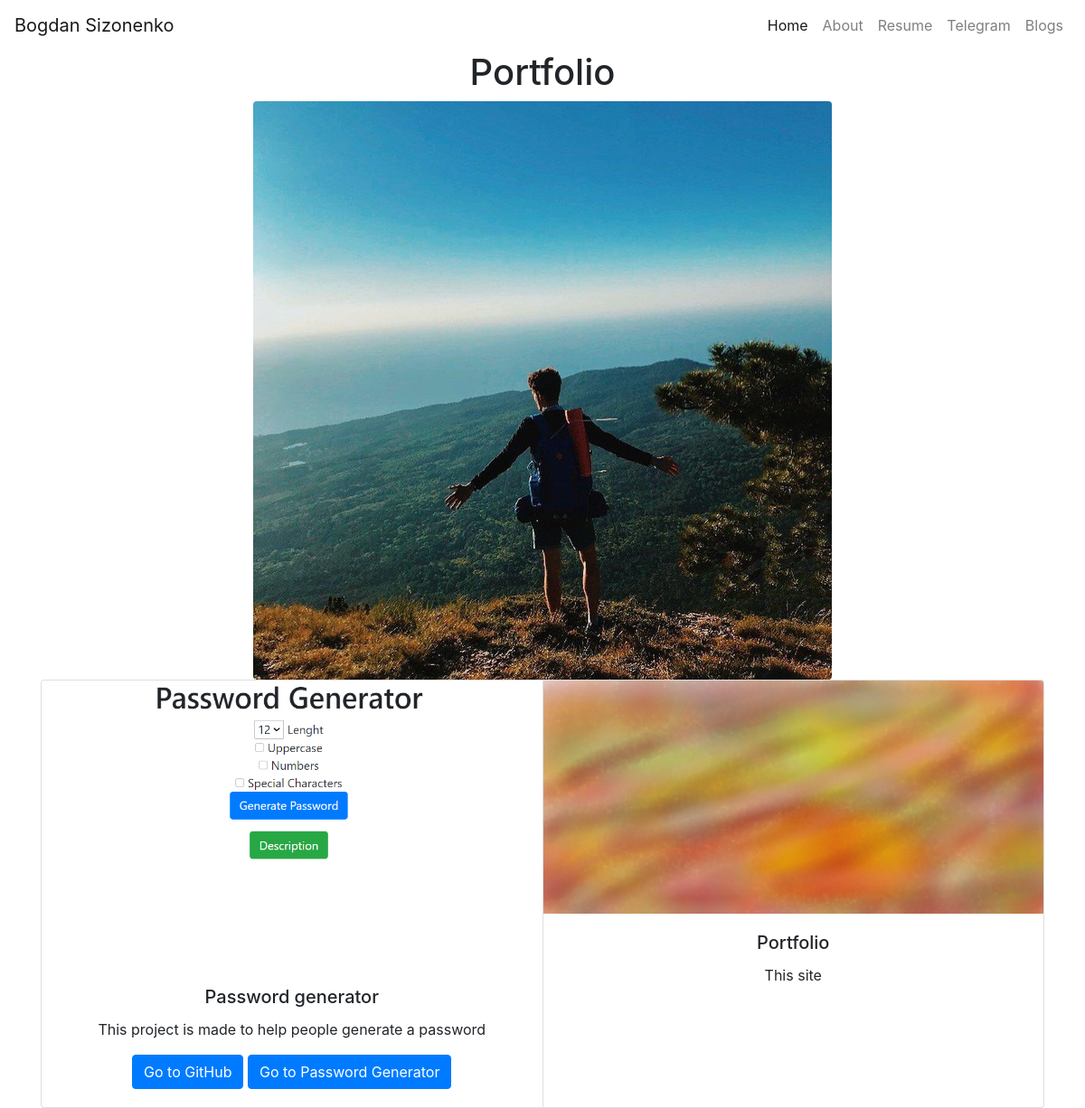
The page / on the database its author committed.
### portfolio/models.py (models this page shows, shortened)
class Project(models.Model):
    title = models.CharField(max_length=100)
    description = models.CharField(max_length=250)
    image = models.ImageField(upload_to='portfolio/images/')
    url = models.URLField(blank=True)

### portfolio/views.py (the view)
# urls.py: 2. Add a URL to urlpatterns:  path('', views.home, name='home')
def home(request):
    projects = Project.objects.all() # Импортируем все записи о проектах из базы данных
    return render(request, 'portfolio/home.html', {'projects':projects} ) # Используя переменную projects, передаем словарь в шаблом с ключем projects и значением: список projects выше

### portfolio/templates/portfolio/home.html
{% extends 'portfolio/base.html' %}
{% block content %}
<div class="container text-center">
<h1>Portfolio</h1>
{% load static %}
<img src= " {% static 'portfolio/4f274f5e-7932-42b0-9094-b0e97f3b46f3.jpg' %}" class="rounded mx-auto d-block">
<div class="card-group">
    {% for project in projects %}
    <div class="card" style="width: 18rem;">
        <img src="{{ project.image.url }}" class="card-img-top" alt="...">
        <div class="card-body">
        <h5 class="card-title">{{ project.title }}</h5>
        <p class="card-text">{{ project.description }}</p>
        {% if project.url %}
        <a href="{{ project.url }}" class="btn btn-primary" target="_blank">Go to GitHub</a>
        <a href="{{ 'password_generator' }}" class="btn btn-primary" target="_blank">Go to Password Generator</a>
        {% endif %}
        </div>
    </div>
    {% endfor %}
</div>
    {% endblock %}

### rows shown on the page
Project: image (picture), title "Password generator", description "This project is made to help people generate a password"
Project: image (picture), title "Portfolio", description "This site"
